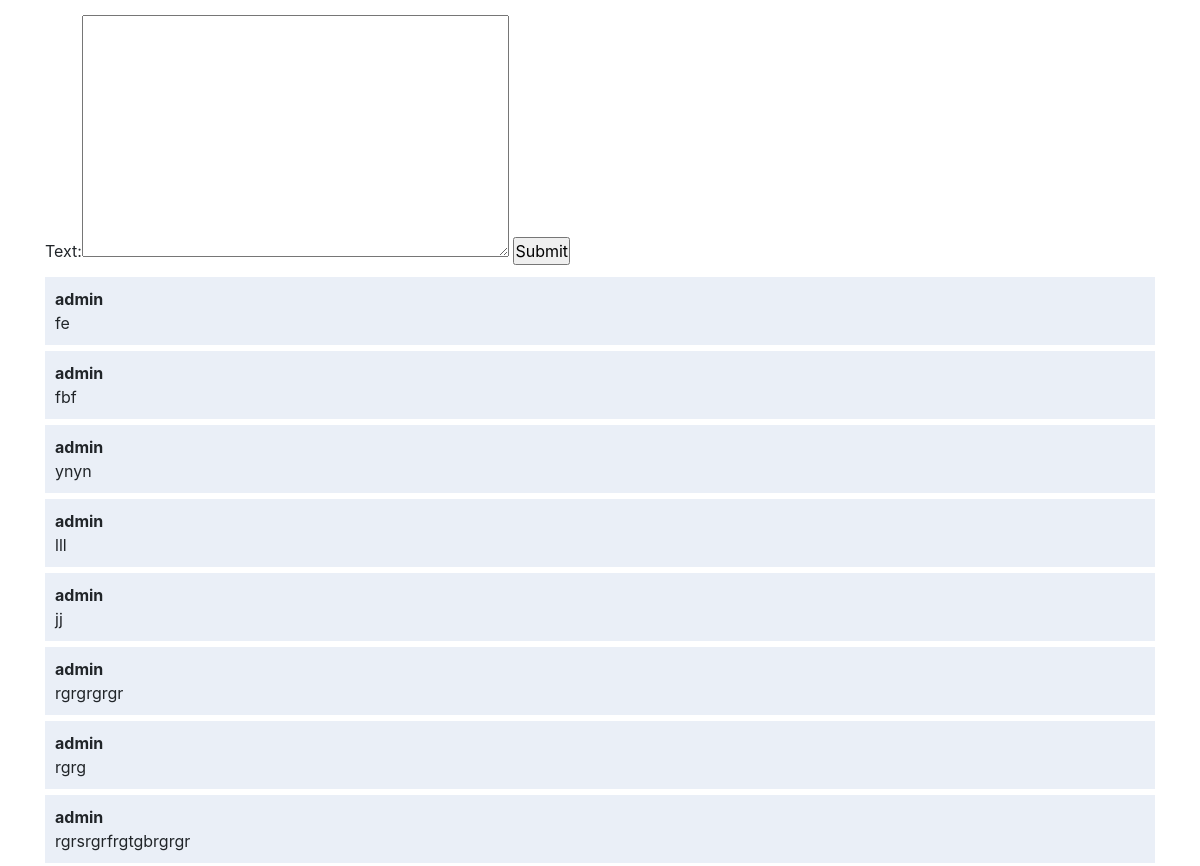
Before: /photo/1/ (middle part) with the older database file.
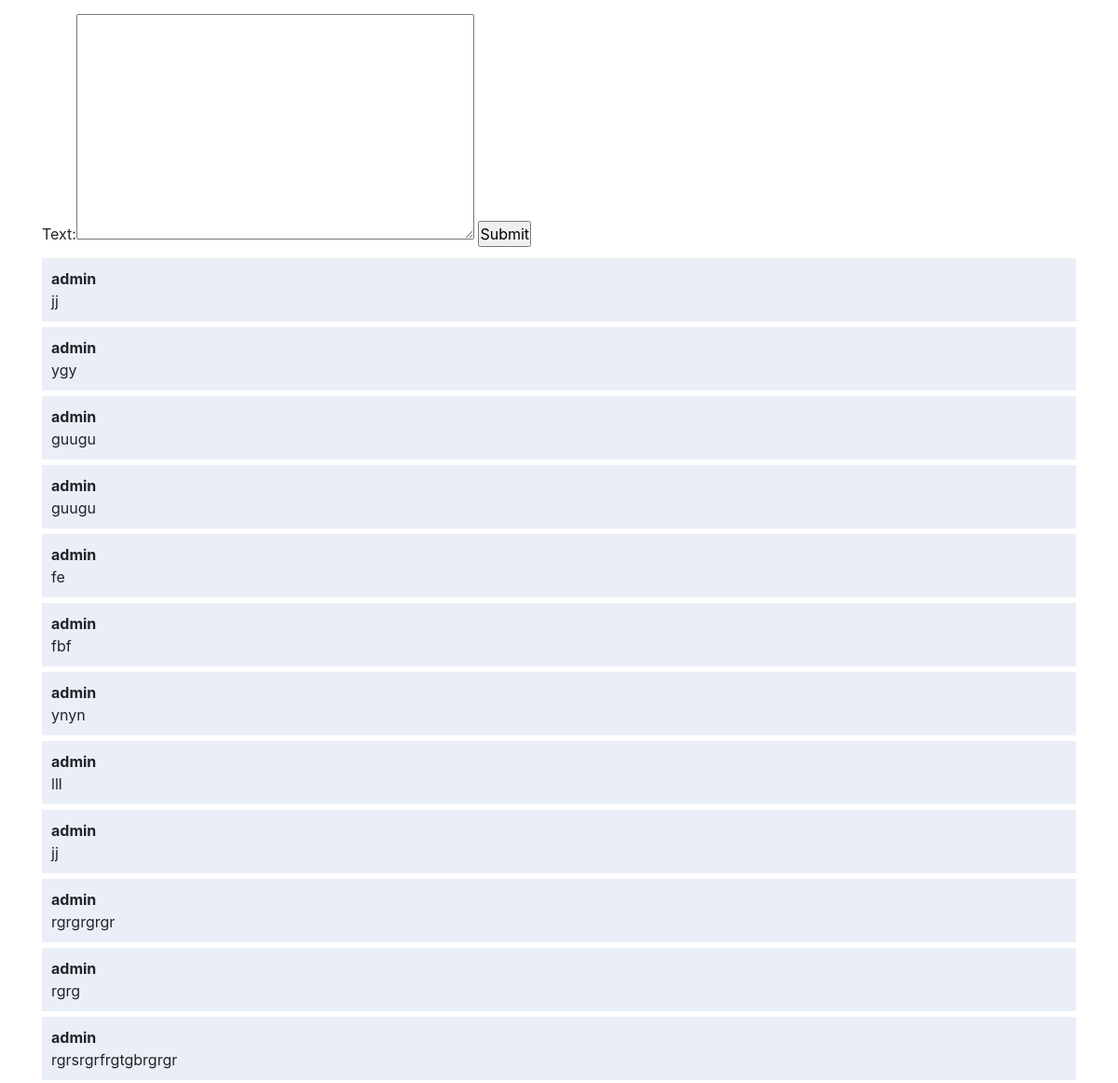
After: the same page with the newer database file.
### comments/models.py (models this page shows, shortened)
class Comment(models.Model):
    user = models.ForeignKey(User, on_delete=models.CASCADE)
    post = models.ForeignKey(Photo, related_name='comments', on_delete=models.PROTECT)
    text = models.TextField(max_length=160)
    date = models.DateTimeField(auto_now_add=True)
    class Meta:
        ordering = ('-date',)

### photos/views.py (the view, shortened to what this page needs)
# urls.py: url(r'^photo/(?P<pk>\d+)/$', PhotoDetailView.as_view(), name='photo_detail'),
class PhotoDetailView(DetailView):
    queryset = Photo.objects.select_related('user').prefetch_related('comments', 'comments__user', 'likes')
    context_object_name = 'photo'
    template_name = 'photo_detail.html'
    def get_context_data(self, **kwargs):
        context = super(PhotoDetailView, self).get_context_data(**kwargs)
        context['form'] = AddCommentForm(initial={'post': self.object.pk})
        context['is_liked_by_user'] = self.request.user in self.object.likes.all()
        return context

### comments/forms.py
class AddCommentForm(forms.ModelForm):
    class Meta:
        model = Comment
        fields = ('text', 'post')
        widgets = {'post': forms.HiddenInput()}

### photos/templates/photo_detail.html (shortened to what this page needs)
{% extends 'main.html'%}
{% load i18n %}
{% block content %}
<br>
<div class="container">
    <div class="p">
	<div class="columnstyle">
	</div>
	</div>
	<form action="{% url 'add_comment' %}" method="POST" id="form-comment-ajax">
			{{ form }}
		<input type="submit" name="submit" value="Submit" />
	</form>
	<div class="block-to-be-refreshed">
	{% for comment in photo.comments.all %}
		<div class="comment-wrapp">
			<div class="user"><strong>{{ comment.user }}</strong></div>
			<div class="information"> {{ comment.text }}</div>
		</div>
	{% endfor %}
	</div>
</div>
{% endblock %}

### templates/main.html (shortened to what this page needs)
{% load static %}
<!DOCTYPE html>
<html lang="en">
<head>
    <link rel="stylesheet" href="https://stackpath.bootstrapcdn.com/bootstrap/4.1.3/css/bootstrap.min.css">
    <link rel="stylesheet" href="https://use.fontawesome.com/releases/v5.3.1/css/all.css">
    <link rel="stylesheet" href="{% static 'css/style.css' %}">
</head>
<body>
<main>
    {% block content %}
    {% endblock %}
</main>
</body>
</html>

### static/css/style.css (style rules this page uses)
* { margin 0; padding: 0; text-decoration: none; }
.user { font-weight: 400; font-size: 16px; }
.columnstyle { display: flex; justify-content: center; flex-direction: column; width: 60%; margin: 0 auto; }
.p { display: flex; justify-content: space-between; }
.comment-wrapp { background-color: #eaeff7; padding:10px; margin-top: 6px; }

Changed rows visible on the page:
added Comment: user "admin", text "jj"
added Comment: user "admin", text "ygy"
added Comment: user "admin", text "guugu"
added Comment: user "admin", text "guugu"
